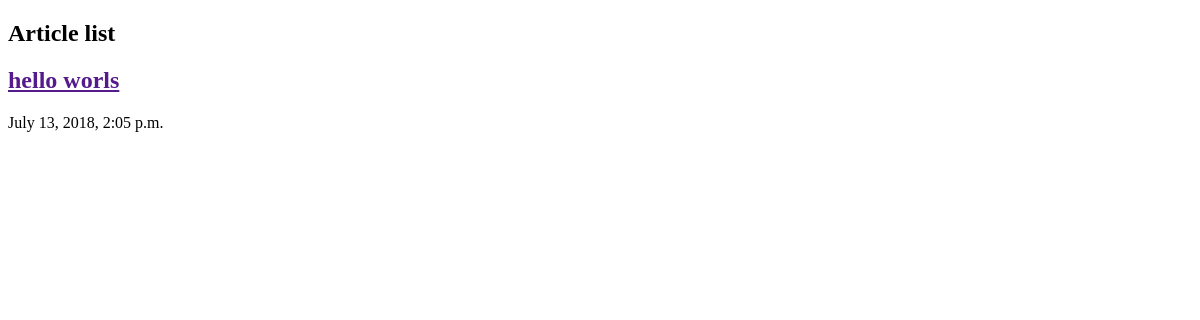
The page /articles/ on the database as committed earlier.
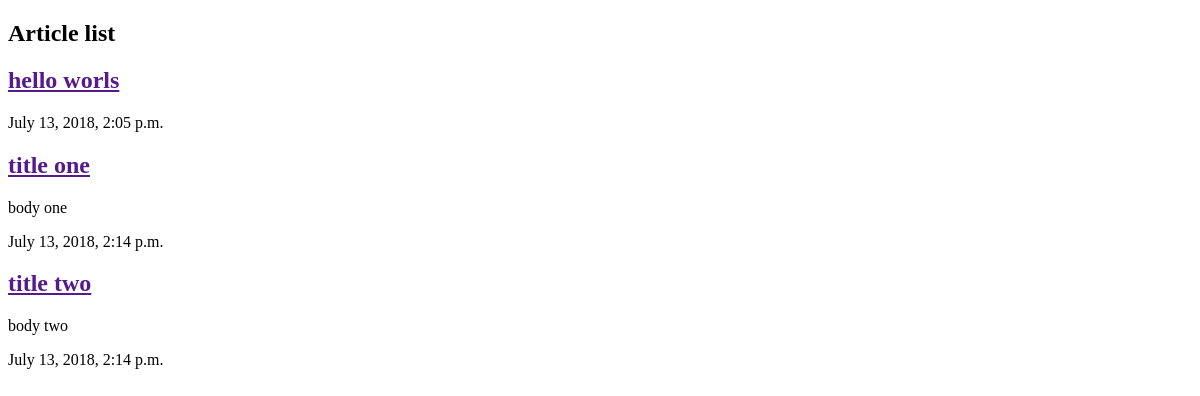
The same page on the database as committed later.
### articles/models.py (models this page shows, shortened)
class Article(models.Model):
    title = models.CharField(max_length=100)
    slug =  models.SlugField()
    body = models.TextField()
    date = models.DateTimeField(auto_now_add=True)

### articles/views.py (the view)
def article_list(request):
    articles = Article.objects.all().order_by('date')
    return render(request, "articles/article_list.html", {
        'articles': articles
    })

### articles/templates/articles/article_list.html (shortened to what this page needs)
<!DOCTYPE html>
<html lang="en" dir="ltr">
    <head>
    </head>
    <body>
        <h2>Article list</h2>
        <div class="articles">
            {% for article in articles %}
                <div class="article">
                    <h2><a href="">{{ article.title }}</a></h2>
                    <p>{{ article.body }}</p>
                    <p>{{ article.date }}</p>
                </div>
            {% endfor %}
        </div>
    </body>
</html>

Rows that differ between the two databases and show on the page:
added Article: title "title one", body "body one", date "July 13, 2018, 2:14 p.m."
added Article: title "title two", body "body two", date "July 13, 2018, 2:14 p.m."
